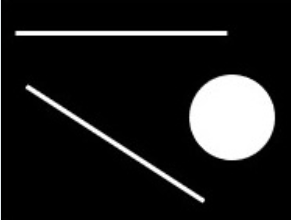
#> input picture 05_机器视觉/05形态学变换/test.png, 291 x 220 px
$ python dilate.py
#> lines starting #> are read from the running program, lines starting #| are printed output that depends on the picture; after the words box and inside, x2 and y2 are one past the last pixel; in counts of white or black regions, pixels touching at a corner belong together
# 对二值化图像进行膨胀操作


# 首先去导入opencv库，方便使用opencv的函数
import cv2


# 1. 读取图像
image_np = cv2.imread('./test.png')
#> image_np is the input picture: shape (220, 291, 3); mean B, G, R 31.8, 31.7, 31.7

# 2. 将彩色图像进行灰度化
image_gray = cv2.cvtColor(image_np, cv2.COLOR_BGR2GRAY)

# 3. 将灰度图进行二值化
ret, image_thresh = cv2.threshold(image_gray, 127, 255, cv2.THRESH_BINARY)
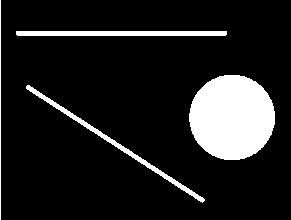
#> image_thresh: shape (220, 291); 12.5% white; 4 white regions, box (x1, y1, x2, y2) and area: (189, 75, 275, 160) 5754, (16, 31, 227, 36) 1053, (26, 85, 205, 203) 988, (0, 0, 1, 220) 220


# 4. 构建核
kernel = cv2.getStructuringElement(cv2.MORPH_RECT, (7, 7))


# 5. 膨胀操作
# dilate:用来对二值化图像进行膨胀操作
# 必须准备的两个参数：
# 第一个参数： 要膨胀的二值化图像
# 第二个参数： 构建好的结构化元素或者说核
image_dilate = cv2.dilate(image_thresh, kernel)
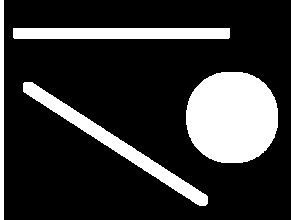
#> image_dilate: shape (220, 291); 20.1% white; 4 white regions, box (x1, y1, x2, y2) and area: (186, 72, 278, 163) 6816, (23, 82, 208, 206) 2806, (13, 28, 230, 39) 2385, (0, 0, 4, 220) 880

# 6. 显示图像
cv2.imshow('image_thresh', image_thresh)
cv2.imshow('image_dilate', image_dilate)
cv2.waitKey(0)
